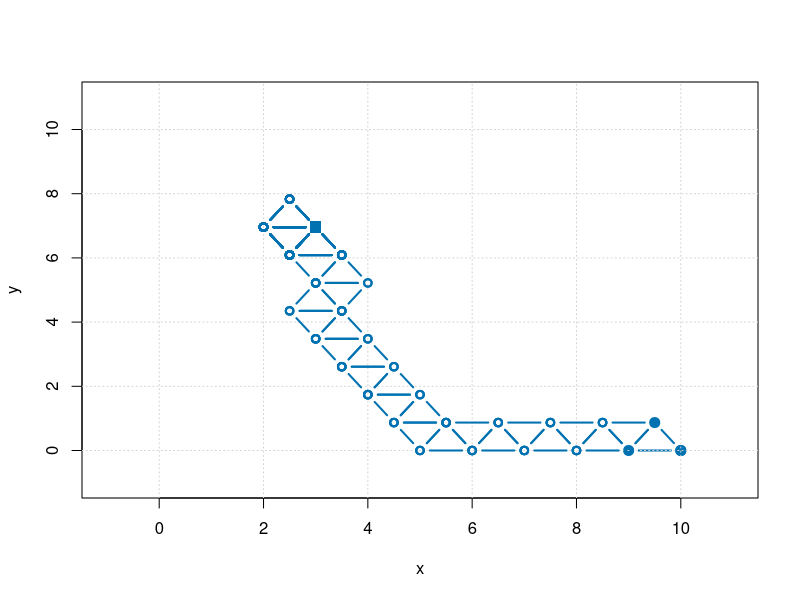

The R script that drew this image: (Note: this script raises an error after producing the figure.)
# new attempt at fixed size simplex

# set color scheme
palette("Okabe-Ito")

# set up grid of (x,y) values for use in plotting
x = seq(0,10,1)
y = seq(0,10,1)

# function to calculate responses for (x,y)
response = function(a,b){5.5 + 1.5*a + 0.6*b - 0.15*a^2 - 0.0254*b^2 - 0.0857*a*b}

# define the location of first point and the step-sizes
a = 9
b = 0
sa = 1
sb = 1

# calculate responses for initial simplex
vx = c(a, a + sa, a + 0.5 * sa)
vy = c(b, b, b + 0.87 * sb)
vz = response(vx,vy)

# sort vertices from worst-to-best
vx = vx[order(vz)]
vy = vy[order(vz)]
vz = vz[order(vz)]

max_response = vz[3]

# plot initial simplex
plot(x = c(vx,vx[1]), y = c(vy,vy[1]),
     xlim = c(-1,11), ylim = c(-1,11), xlab = "x", ylab = "y",
     type = "b", pch = 19, cex = 1.2, col = 6, lwd = 2)
grid()

# loop for remaining simplexes
for (i in 1:100){
  
  # save current next best response for testing
  next_best = vz[2]
  
  # determine values for new vertex based on the worst vertex in [1]
  vx_temp = vx[2] + vx[3] - vx[1]
  vy_temp = vy[2] + vy[3] - vy[1]
  vz_temp = response(vx_temp, vy_temp)
  
  # test new vertex against worst and boundary conditions
  # if it fails go to next
  # else it passes and defines new set of vertices
  if(vx_temp < 0 | vy_temp < 0 | vx_temp > 10 | vy_temp >10 | vz_temp < next_best){
    vz[2] = -1000
    vx = vx[order(vz)]
    vy = vy[order(vz)]
    vz = vz[order(vz)]
    # lines(x = c(vx,vx[1]), y = c(vy,vy[1]),
    #       type = "b", col = 6, lwd = 2)
    next
  } else {
    vx[1] = vx_temp
    vy[1] = vy_temp
    vz[1] = vz_temp
    vx = vx[order(vz)]
    vy = vy[order(vz)]
    vz = vz[order(vz)]
    lines(x = c(vx,vx[1]), y = c(vy,vy[1]),
          type = "b", col = 6, lwd = 2)
    if(vz[3] > max_response){
      max_response = vz[3]
      max_x = vx[3]
      max_y = vy[3]}
  }
}

# mark end point 
points(x = max_x, y = max_y,
       pch = 15, col = 6, cex = 1.5, lwd = 2)

# add contour plot
z = outer(x,y,response)
contour2D(z,x,y, lwd = 2, colkey = FALSE, add = TRUE)
